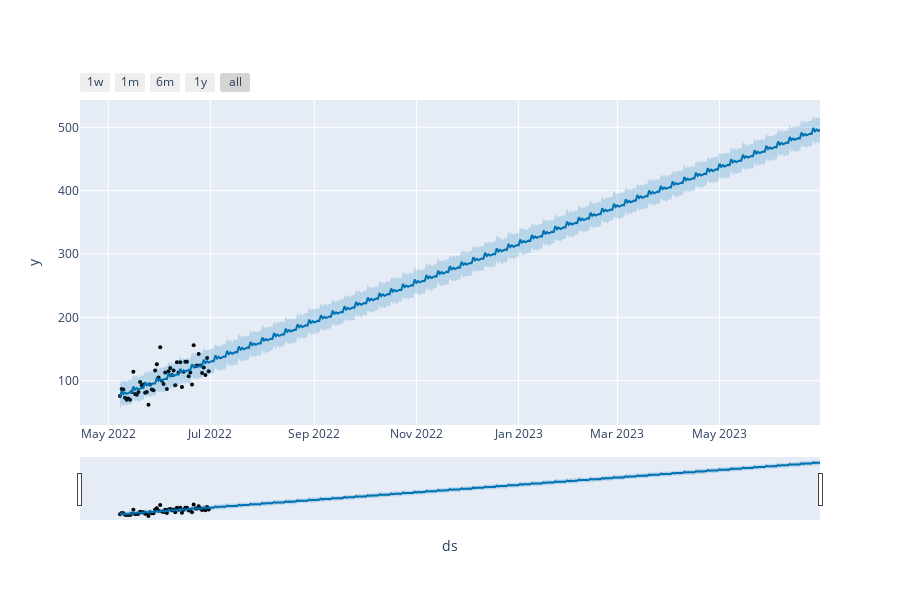

The cell this chart's notebook holds for it:
### Code cell
plot_plotly(m ,forecast)

### Figure 1 — Plotly figure (JSON) as saved in the notebook; plotly's stock layout.template omitted (floating-point values rounded to 4 significant figures; data arrays with more than 128 entries replaced by an {"elided": "..."} marker saying what was removed)
{"data": [{"marker": {"color": "black", "size": 4}, "mode": "markers", "name": "Actual", "x": ["2022-05-08T00:00:00", "2022-05-09T00:00:00", "2022-05-10T00:00:00", "2022-05-11T00:00:00", "2022-05-12T00:00:00", "2022-05-13T00:00:00", "2022-05-14T00:00:00", "2022-05-15T00:00:00", "2022-05-16T00:00:00", "2022-05-17T00:00:00", "2022-05-18T00:00:00", "2022-05-19T00:00:00", "2022-05-20T00:00:00", "2022-05-21T00:00:00", "2022-05-22T00:00:00", "2022-05-23T00:00:00", "2022-05-24T00:00:00", "2022-05-25T00:00:00", "2022-05-26T00:00:00", "2022-05-27T00:00:00", "2022-05-28T00:00:00", "2022-05-29T00:00:00", "2022-05-30T00:00:00", "2022-05-31T00:00:00", "2022-06-01T00:00:00", "2022-06-02T00:00:00", "2022-06-03T00:00:00", "2022-06-04T00:00:00", "2022-06-05T00:00:00", "2022-06-06T00:00:00", "2022-06-07T00:00:00", "2022-06-08T00:00:00", "2022-06-09T00:00:00", "2022-06-10T00:00:00", "2022-06-11T00:00:00", "2022-06-12T00:00:00", "2022-06-13T00:00:00", "2022-06-14T00:00:00", "2022-06-15T00:00:00", "2022-06-16T00:00:00", "2022-06-17T00:00:00", "2022-06-18T00:00:00", "2022-06-19T00:00:00", "2022-06-20T00:00:00", "2022-06-21T00:00:00", "2022-06-22T00:00:00", "2022-06-23T00:00:00", "2022-06-24T00:00:00", "2022-06-25T00:00:00", "2022-06-26T00:00:00", "2022-06-27T00:00:00", "2022-06-28T00:00:00", "2022-06-29T00:00:00", "2022-06-30T00:00:00"], "y": [76, 87, 86, 73, 70, 72, 70, 82, 114, 79, 78, 82, 98, 93, 94, 81, 82, 62, 94, 86, 85, 116, 126, 105, 153, 100, 95, 113, 87, 115, 120, 109, 116, 93, 129, 113, 129, 90, 114, 130, 130, 107, 113, 94, 156, 123, 124, 142, 124, 112, 121, 109, 136, 115], "type": "scatter"}, {"hoverinfo": "skip", "line": {"width": 0}, "mode": "lines", "x": {"elided": "419 str values"}, "y": {"elided": "419 float values"}, "type": "scatter"}, {"fill": "tonexty", "fillcolor": "rgba(0, 114, 178, 0.2)", "line": {"color": "#0072B2", "width": 2}, "mode": "lines", "name": "Predicted", "x": {"elided": "419 str values"}, "y": {"elided": "419 float values"}, "type": "scatter"}, {"fill": "tonexty", "fillcolor": "rgba(0, 114, 178, 0.2)", "hoverinfo": "skip", "line": {"width": 0}, "mode": "lines", "x": {"elided": "419 str values"}, "y": {"elided": "419 float values"}, "type": "scatter"}], "layout": {"height": 600, "showlegend": false, "width": 900, "xaxis": {"rangeselector": {"buttons": [{"count": 7, "label": "1w", "step": "day", "stepmode": "backward"}, {"count": 1, "label": "1m", "step": "month", "stepmode": "backward"}, {"count": 6, "label": "6m", "step": "month", "stepmode": "backward"}, {"count": 1, "label": "1y", "step": "year", "stepmode": "backward"}, {"step": "all"}]}, "rangeslider": {"visible": true, "yaxis": {"_template": null, "rangemode": "match"}, "autorange": true, "range": ["2022-04-14 02:44:34.2857", "2023-06-30"]}, "title": {"text": "ds"}, "type": "date", "range": ["2022-04-14 02:44:34.2857", "2023-06-30"], "autorange": true}, "yaxis": {"title": {"text": "y"}, "type": "linear", "range": [30.1, 543.1], "autorange": true}}}
